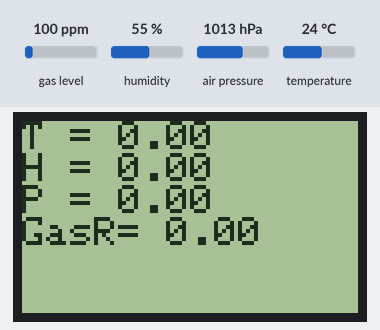
Bench run of a sketch on a simulated ESP32. On the bench: 84×48 one-colour display. The inputs (shaded band) are chosen by the test bench; at power-on: gas level 100 ppm, humidity 55 %, air pressure 1013 hPa, temperature 24 °C. WiFi joins after 1.5 s; servers stay silent unless stated; what the sketch prints to the serial monitor is not drawn.

Above: at 4.1 s.
At 30.2 s:
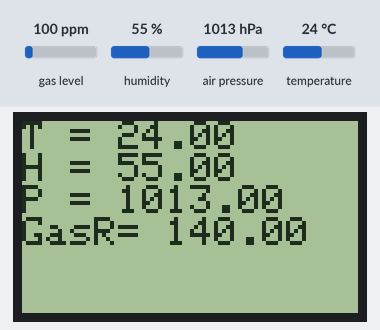

Measured:
- what the display in image 0 shows lasts 26.2 s, from 4.0 s to 30.2 s

The sketch:

CompleteSensorWithServer.ino
```cpp
// (licence header left out)
#include <Wire.h>


#include <Adafruit_GFX.h>
#include <Adafruit_PCD8544.h>
//#include <Adafruit_SSD1306.h>


#include <SPI.h>
#include <Adafruit_Sensor.h>
#include "Adafruit_BME680.h"
#include <WiFi.h>
#include "ESPAsyncWebServer.h"


//#define SCREEN_WIDTH 128 // OLED display width, in pixels
//#define SCREEN_HEIGHT 32 // OLED display height, in pixels


#include <Adafruit_GFX.h>
//#include <Adafruit_SSD1306.h>
// Declaration for an SSD1306 display connected to I2C (SDA, SCL pins)
//Adafruit_SSD1306 display(SCREEN_WIDTH, SCREEN_HEIGHT, &Wire, -1);

Adafruit_PCD8544 display = Adafruit_PCD8544(14, 13, 27, 4, 26);


// Replace with your network credentials
const char* ssid = "BT-NPA8MC";
const char* password = "6GkF7rNJQCc7bn";

//Uncomment if using SPI
#define BME_SCK 18
#define BME_MISO 19
#define BME_MOSI 23
#define BME_CS 15


//Adafruit_BME680 bme(BME_CS); // hardware SPI
Adafruit_BME680 bme(BME_CS, BME_MOSI, BME_MISO, BME_SCK);

float temperature;
float humidity;
float pressure;
float gasResistance;

AsyncWebServer server(80);
AsyncEventSource events("/events");

unsigned long lastTime = 0;
unsigned long timerDelay = 30000;  // send readings timer

void getBME680Readings(){
  // Tell BME680 to begin measurement.
  unsigned long endTime = bme.beginReading();
  if (endTime == 0) {
    Serial.println(F("Failed to begin reading :("));
    return;
  }
  if (!bme.endReading()) {
    Serial.println(F("Failed to complete reading :("));
    return;
  }
  temperature = bme.temperature;
  pressure = bme.pressure / 100.0;
  humidity = bme.humidity;
  gasResistance = bme.gas_resistance / 1000.0;
}

String processor(const String& var){
  getBME680Readings();
  //Serial.println(var);
  if(var == "TEMPERATURE"){
    return String(temperature);
  }
  else if(var == "HUMIDITY"){
    return String(humidity);
  }
  else if(var == "PRESSURE"){
    return String(pressure);
  }
 else if(var == "GAS"){
    return String(gasResistance);
  }
}

const char index_html[] PROGMEM = R"rawliteral(
<!DOCTYPE HTML><html>
<head>
  <title>BME680 Web Server</title>
  <meta name="viewport" content="width=device-width, initial-scale=1">
  <link rel="stylesheet" href="https://use.fontawesome.com/releases/v5.7.2/css/all.css" integrity="sha384-fnmOCqbTlWIlj8LyTjo7mOUStjsKC4pOpQbqyi7RrhN7udi9RwhKkMHpvLbHG9Sr" crossorigin="anonymous">
  <link rel="icon" href="data:,">
  <style>
    html {font-family: Arial; display: inline-block; text-align: center;}
    p {  font-size: 1.2rem;}
    body {  margin: 0;}
    .topnav { overflow: hidden; background-color: grey; color: white; font-size: 1.7rem; }
    .content { padding: 20px; }
    .card { background-color: black; box-shadow: 2px 2px 12px 1px rgba(140,140,140,.5); }
    .cards { max-width: 700px; margin: 0 auto; display: grid; grid-gap: 2rem; grid-template-columns: repeat(auto-fit, minmax(300px, 1fr)); }
    .reading { font-size: 2.8rem; }
    .card.temperature { color: #ffee03; }
    .card.humidity { color: #03ffc4; }
    .card.pressure { color: #2dff03; }
    .card.gas { color: #ff00a6; }
  </style>
</head>
<body>
  <div class="topnav">
    <h3>ELE 2036 - TEAM 8 | WEB SERVER</h3>
  </div>
  <div class="content">
    <div class="cards">
      <div class="card temperature">
        <h4><i class="fas fa-thermometer-half"></i> TEMPERATURE</h4><p><span class="reading"><span id="temp">%TEMPERATURE%</span> &deg;C</span></p>
      </div>
      <div class="card humidity">
        <h4><i class="fas fa-tint"></i> HUMIDITY</h4><p><span class="reading"><span id="hum">%HUMIDITY%</span> &percnt;</span></p>
      </div>
      <div class="card pressure">
        <h4><i class="fas fa-angle-double-down"></i> PRESSURE</h4><p><span class="reading"><span id="pres">%PRESSURE%</span> hPa</span></p>
      </div>
      <div class="card gas">
        <h4><i class="fas fa-wind"></i> GAS</h4><p><span class="reading"><span id="gas">%GAS%</span> K&ohm;</span></p>
      </div>
    </div>
  </div>
<script>
if (!!window.EventSource) {
 var source = new EventSource('/events');

 source.addEventListener('open', function(e) {
  console.log("Events Connected");
 }, false);
 source.addEventListener('error', function(e) {
  if (e.target.readyState != EventSource.OPEN) {
    console.log("Events Disconnected");
  }
 }, false);

 source.addEventListener('message', function(e) {
  console.log("message", e.data);
 }, false);

 source.addEventListener('temperature', function(e) {
  console.log("temperature", e.data);
  document.getElementById("temp").innerHTML = e.data;
 }, false);

 source.addEventListener('humidity', function(e) {
  console.log("humidity", e.data);
  document.getElementById("hum").innerHTML = e.data;
 }, false);

 source.addEventListener('pressure', function(e) {
  console.log("pressure", e.data);
  document.getElementById("pres").innerHTML = e.data;
 }, false);

 source.addEventListener('gas', function(e) {
  console.log("gas", e.data);
  document.getElementById("gas").innerHTML = e.data;
 }, false);
}
</script>
</body>
</html>)rawliteral";

void setup() {
  Serial.begin(115200);

  // Set the device as a Station and Soft Access Point simultaneously
  WiFi.mode(WIFI_AP_STA);

  // Set device as a Wi-Fi Station
  WiFi.begin(ssid, password);
  while (WiFi.status() != WL_CONNECTED) {
    delay(1000);
    Serial.println("Setting as a Wi-Fi Station..");
  }
  Serial.print("Station IP Address: ");
  Serial.println(WiFi.localIP());
  Serial.println();

  // Init BME680 sensor
  if (!bme.begin()) {
    Serial.println(F("Could not find a valid BME680 sensor, check wiring!"));
    while (1);
  }
  // Set up oversampling and filter initialization
  bme.setTemperatureOversampling(BME680_OS_8X);
  bme.setHumidityOversampling(BME680_OS_2X);
  bme.setPressureOversampling(BME680_OS_4X);
  bme.setIIRFilterSize(BME680_FILTER_SIZE_3);
  bme.setGasHeater(320, 150); // 320*C for 150 ms

  // Handle Web Server
  server.on("/", HTTP_GET, [](AsyncWebServerRequest *request){
    request->send_P(200, "text/html", index_html, processor);
  });

  // Handle Web Server Events
  events.onConnect([](AsyncEventSourceClient *client){
    if(client->lastId()){
      Serial.printf("Client reconnected! Last message ID that it got is: %u\n", client->lastId());
    }
    // send event with message "hello!", id current millis
    // and set reconnect delay to 1 second
    client->send("hello!", NULL, millis(), 10000);
  });
  server.addHandler(&events);
  server.begin();

//Initialize Display
  display.begin();

  // you can change the contrast around to adapt the display for the best viewing!
  display.setContrast(50);

  delay(2000);
  display.clearDisplay();

  // Display Text
  display.setTextSize(1);
  display.setTextColor(BLACK);
  display.setCursor(0,0);
    display.printf("T = %.2f \n", temperature);
    display.printf("H = %.2f \n", humidity);
    display.printf("P = %.2f \n", pressure);
    display.printf("GasR= %.2f \n", gasResistance);
    display.println();
  display.display();
  delay(2000);
  display.clearDisplay();


}

void loop() {
  if ((millis() - lastTime) > timerDelay) {
    getBME680Readings();
    Serial.printf("Temp = %.2f \n", temperature);
    Serial.printf("Humi = %.2f \n", humidity);
    Serial.printf("Pres = %.2f \n", pressure);
    Serial.printf("GasR = %.2f \n", gasResistance);
    Serial.println();

    //Display static text
      display.setContrast(50);
  display.setTextSize(1);
  display.setTextColor(BLACK);
  display.setCursor(0,0);
    display.printf("T = %.2f \n", temperature);
    display.printf("H = %.2f \n", humidity);
    display.printf("P = %.2f \n", pressure);
    display.printf("GasR= %.2f \n", gasResistance);
    display.println();
  display.display();
  delay(2000);
  display.clearDisplay();


    // Send Events to the Web Server with the Sensor Readings
    events.send("ping",NULL,millis());
    events.send(String(temperature).c_str(),"temperature",millis());
    events.send(String(humidity).c_str(),"humidity",millis());
    events.send(String(pressure).c_str(),"pressure",millis());
    events.send(String(gasResistance).c_str(),"gas",millis());

    lastTime = millis();
  }
}
```
